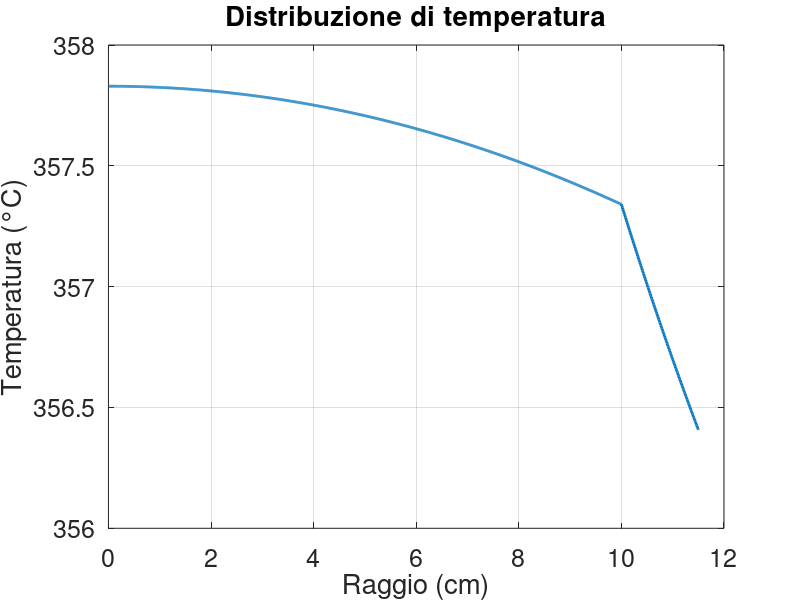

Write MATLAB code to recreate this figure.
clc
clear
close all

%% dati
% fisici
Tco2 = 300;         % °C
hh = 50;            % W/m^2K
qvol = 8e4;         % W/m^3
kbarra = 350;       % W/mK
kss = 50;           % W/mK


% topologia
d1 = .2;            % m
d2 = .23;           % m
LL = .5;            % m

surfi1 = pi*d1^2/4;                 % m^2
surfi2 = pi*(d2^2-d1^2)/4;          % m^2
surfe = pi*(d1^2+d2^2)/4;           % m^2 COSTANTE (perché antrambi??)

vol1 = surfi1*LL;           % m^3
vol2 = surfi2*LL/2;         % m^3
voltot = vol1+vol2;         % m^3 COSTANTE

%% griglia
dr = 1e-4;
r1 = (0:dr:d1/2)';
n1 = length(r1);
r2 = (d1/2+dr:dr:d2/2)';
n2 = length(r2);
rr = [r1;r2];
nn = length(rr);

kk = kbarra*(rr<=d1/2) + kss*(rr>d1/2);
qvol = qvol*(rr<=d1/2) + 0 * (rr>d1/2);

%% AA & bb
diag_s = dr+2*rr;
diag_p = -4*rr + 2*rr*surfe/voltot*hh./-kk*dr^2;
diag_i = -dr+2*rr;

AA = spdiags([[diag_i(2:end); 0] diag_p [0; diag_s(1:end-1)]], -1:1, nn, nn);

bb = 2*dr^2*rr.*(qvol+hh*Tco2*surfe/voltot)./-kk;

%% coco & TT
% neuman omo centrale
AA(1,1) = 1;
AA(1,2) = -1;
bb(1) = 0;

% continuità
AA(n1,n1-1) = -kbarra;
AA(n1,n1) = kss+kbarra;
AA(n1,n1+1) = -kss;
bb(n1) = 0;

% robin esterna
AA(end,end-1) = -1;
AA(end,end) = 1 + hh*dr/kss;
bb(end) = hh*dr/kss*Tco2;

TT = AA\bb;

%% plotto
figure(1)
plot(rr*1e2,TT,'linewidth',2)
grid on
box on
title ('Distribuzione di temperatura')
xlabel('Raggio (cm)')
ylabel('Temperatura (°C)')
set(gca,'fontsize',18)
